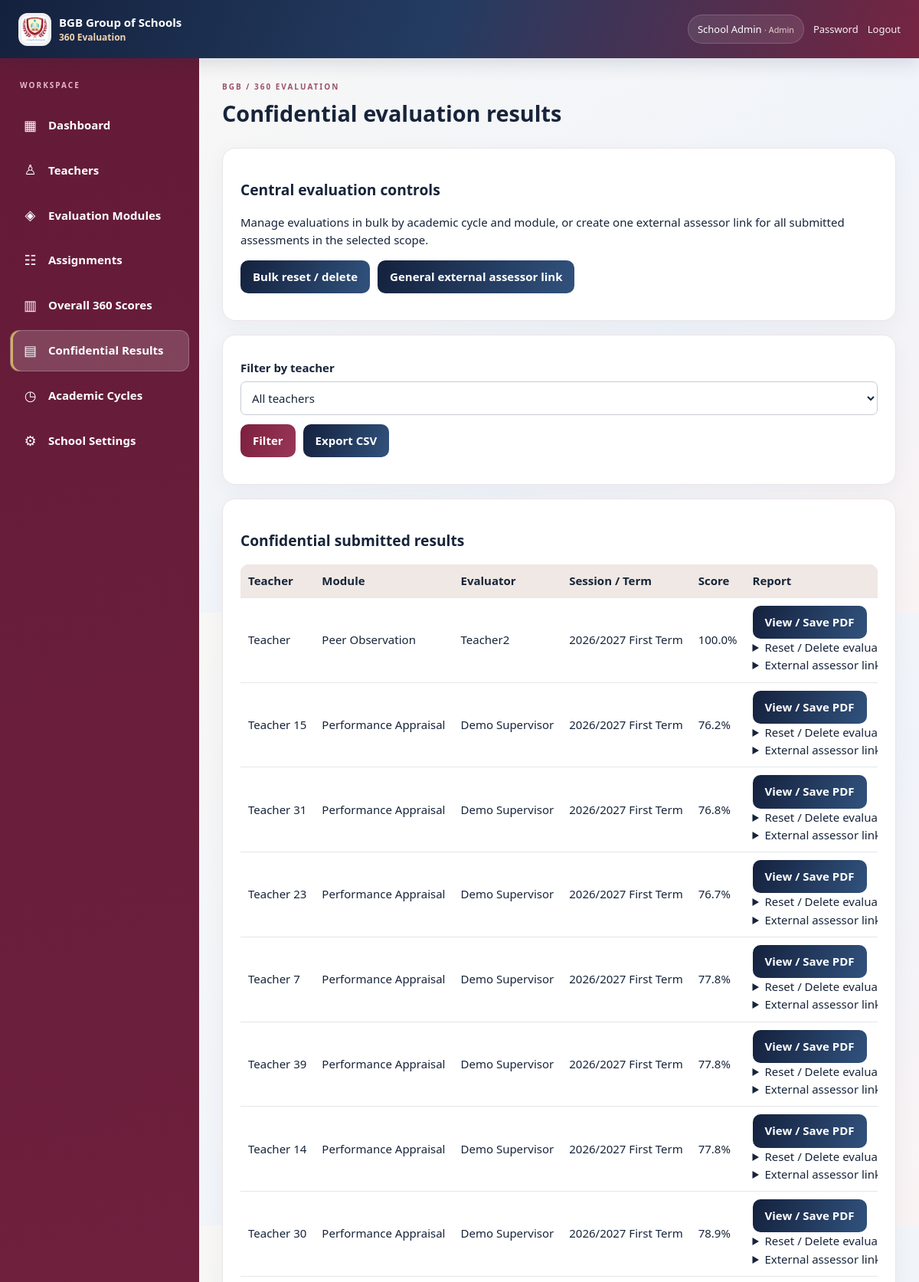
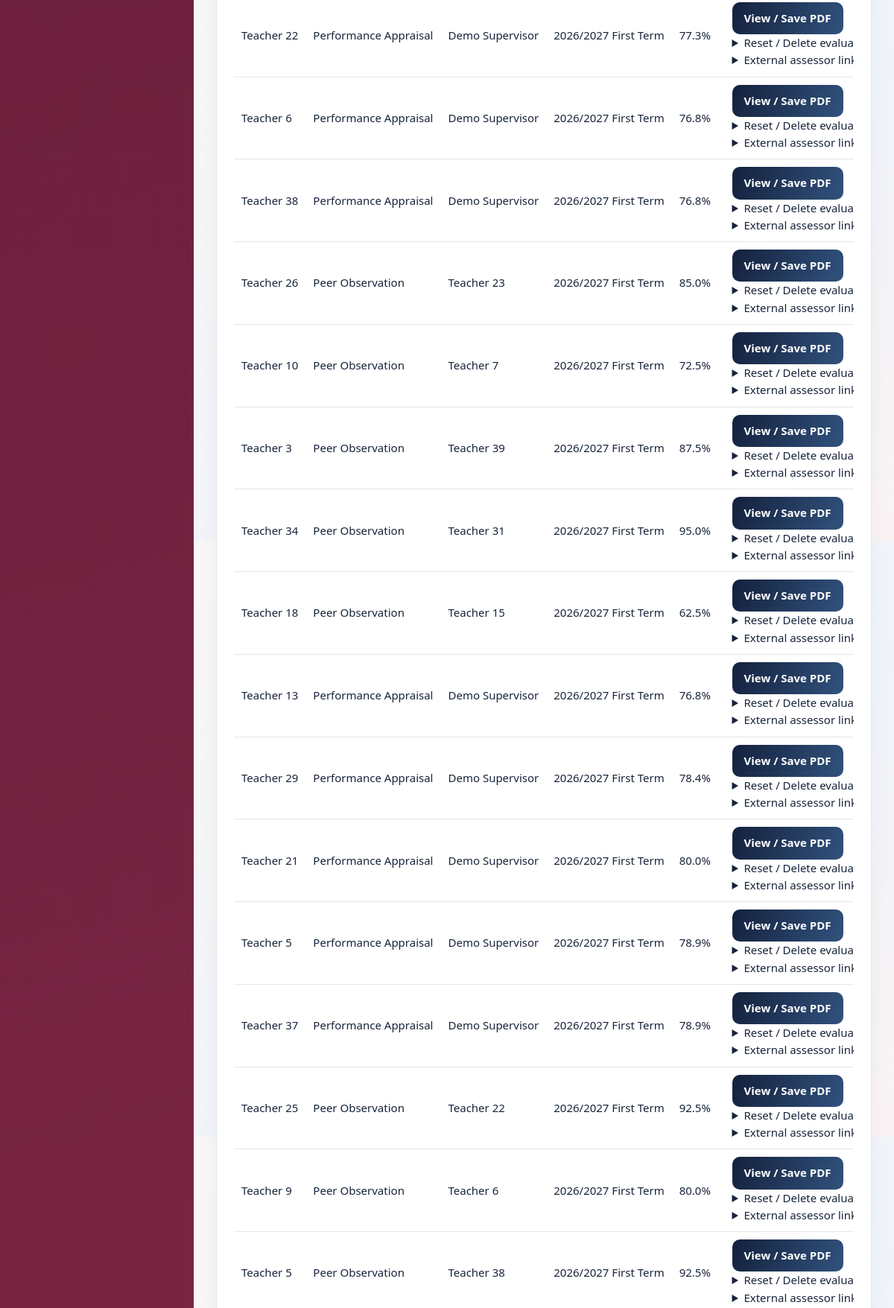
The app's page /management/reports.php (signed in, upper part) with its own data (2 pictures, top to bottom).
### tables this page shows
CREATE TABLE `assignments` (
  `id` int NOT NULL,
  `module_id` int NOT NULL,
  `cycle_id` int NOT NULL,
  `evaluator_id` int NOT NULL,
  `subject_id` int NOT NULL,
  `status` enum('pending','draft','submitted') NOT NULL DEFAULT 'pending',
  `observation_date` date DEFAULT NULL,
  `subject_name` varchar(150) DEFAULT NULL,
  `class_name` varchar(100) DEFAULT NULL,
  `period_name` varchar(80) DEFAULT NULL,
  `created_at` timestamp NULL DEFAULT CURRENT_TIMESTAMP,
  `submitted_at` datetime DEFAULT NULL
);

CREATE TABLE `users` (
  `id` int NOT NULL,
  `name` varchar(180) NOT NULL,
  `phone` varchar(20) NOT NULL,
  `password_hash` varchar(255) NOT NULL,
  `role` enum('admin','management','supervisor','teacher') NOT NULL DEFAULT 'teacher',
  `gender` varchar(30) DEFAULT NULL,
  `section_id` int DEFAULT NULL,
  `classes` varchar(255) DEFAULT NULL,
  `subjects` varchar(255) DEFAULT NULL,
  `staff_id` varchar(60) DEFAULT NULL,
  `is_active` tinyint NOT NULL DEFAULT '1',
  `must_change_password` tinyint NOT NULL DEFAULT '1',
  `created_at` timestamp NULL DEFAULT CURRENT_TIMESTAMP
);

CREATE TABLE `modules` (
  `id` int NOT NULL,
  `name` varchar(150) NOT NULL,
  `slug` varchar(150) NOT NULL,
  `description` text,
  `evaluator_role` enum('teacher','supervisor','management','admin','public') NOT NULL DEFAULT 'teacher',
  `rating_direction` enum('high','low') NOT NULL DEFAULT 'high',
  `is_active` tinyint DEFAULT '0',
  `created_at` timestamp NULL DEFAULT CURRENT_TIMESTAMP
);

CREATE TABLE `academic_sessions` (
  `id` int NOT NULL,
  `name` varchar(30) NOT NULL,
  `is_current` tinyint NOT NULL DEFAULT '0'
);

CREATE TABLE `evaluation_cycles` (
  `id` int NOT NULL,
  `session_id` int NOT NULL,
  `term` varchar(40) NOT NULL,
  `starts_at` date DEFAULT NULL,
  `ends_at` date DEFAULT NULL,
  `is_open` tinyint DEFAULT '1'
);

### management/reports.php (the view, shortened to what this page needs)
<?php require __DIR__.'/../includes/core.php';require_login(['admin','management']);$deleteError='';
$filter=(int)($_GET['teacher']??0);$teachers=all("SELECT id,name FROM users WHERE role='teacher' ORDER BY name");$query="SELECT a.id,a.status,a.submitted_at,m.name module_name,t.name teacher,e.name evaluator,s.name session_name,c.term FROM assignments a JOIN modules m ON m.id=a.module_id JOIN users t ON t.id=a.subject_id JOIN users e ON e.id=a.evaluator_id JOIN evaluation_cycles c ON c.id=a.cycle_id JOIN academic_sessions s ON s.id=c.session_id WHERE a.status='submitted'"; $params=[];if($filter){$query.=' AND t.id=?';$params[]=$filter;}$rows=all($query.' ORDER BY a.submitted_at DESC',$params);if(isset($_GET['csv'])){header('Content-Type: text/csv; charset=utf-8');header('Content-Disposition: attachment; filename="bgb_evaluation_results.csv"');$f=fopen('php://output','w');fputcsv($f,['Teacher','Module','Evaluator','Session','Term','Raw score','Maximum','Raw percentage','Weighted percentage','Submitted']);foreach($rows as $r){$sc=score_assignment($r['id']);fputcsv($f,[$r['teacher'],$r['module_name'],$r['evaluator'],$r['session_name'],$r['term'],$sc['raw'],$sc['max'],round($sc['raw_percent'],2),round($sc['weighted_percent'],2),$r['submitted_at']]);}exit;}$shares=all('SELECT es.id,es.assignment_id,es.expires_at,es.revoked_at,er.assessor_name,er.remarks,er.created_at remark_at FROM evaluation_external_shares es LEFT JOIN evaluation_external_remarks er ON er.share_id=es.id ORDER BY es.id DESC');$sharesByAssignment=[];foreach($shares as $share)$sharesByAssignment[$share['assignment_id']][]=$share;ob_start();if(!empty($_SESSION['new_external_share'])){$newShare=$_SESSION['new_external_share'];unset($_SESSION['new_external_share']);echo '<div class="card"><h3>External assessment link — copy now</h3><p>This private link is displayed once. It expires in 7 days. Anyone possessing it can view the assessment and leave one remark.</p><input readonly onclick="this.select()" value="'.h($newShare['link']).'"><p><a class="btn alt" href="'.h($newShare['link']).'" target="_blank" rel="noopener">Open link</a></p></div>';}if($deleteError)echo '<div class="alert error">'.h($deleteError).'</div>';?><div class="card"><h2>Central evaluation controls</h2><p>Manage evaluations in bulk by academic cycle and module, or create one external assessor link for all submitted assessments in the selected scope.</p><div class="actions"><a class="btn alt" href="<?=url('admin/bulk_evaluations.php')?>">Bulk reset / delete</a><a class="btn alt" href="<?=url('admin/external_access.php')?>">General external assessor link</a></div></div><div class="card"><form method="get"><label>Filter by teacher</label><select name="teacher"><option value="0">All teachers</option><?php foreach($teachers as $t)echo '<option value="'.$t['id'].'" '.($filter==$t['id']?'selected':'').'>'.h($t['name']).'</option>';?></select><div class="actions"><button>Filter</button><a class="btn alt" href="?teacher=<?=$filter?>&csv=1">Export CSV</a></div></form></div><div class="card"><h2>Confidential submitted results</h2><div class="tablewrap"><table><tr><th>Teacher</th><th>Module</th><th>Evaluator</th><th>Session / Term</th><th>Score</th><th>Report</th></tr><?php foreach($rows as $r){$sc=score_assignment($r['id']);echo '<tr><td>'.h($r['teacher']).'</td><td>'.h($r['module_name']).'</td><td>'.h($r['evaluator']).'</td><td>'.h($r['session_name'].' '.$r['term']).'</td><td>'.number_format($sc['weighted_percent'],1).'%</td><td><a class="btn alt" href="'.url('management/report.php?id='.$r['id']).'">View / Save PDF</a>';if(me()['role']==='admin'){
 echo '<details><summary>Reset / Delete evaluation</summary><p><strong>Warning:</strong> Download the PDF first. Reset clears all grades and remarks, and reopens the same assignment; Delete removes the assignment. Both actions remove the previous assessment from live results, revoke external links, and preserve a restricted audit snapshot.</p>';
 echo '</details>';
 echo '<details><summary>External assessor link</summary><p>Create a private, expiring 7-day link for this specific submitted assessment. The assessor can view the report and leave one written remark.</p><form method="post">'.token().'<input type="hidden" name="action" value="create_share"><input type="hidden" name="assignment_id" value="'.(int)$r['id'].'"><button>Create external review link</button></form>';
 echo '</details>';
 }
 echo '</td></tr>';}?></table></div></div><?php layout('Confidential evaluation results',ob_get_clean());

### assets/css/style.css (style rules this page uses)
* { box-sizing:border-box }
body { margin:0;background:#f8f5ef;color:#1b2941;font:15px/1.55 system-ui,Arial,sans-serif }
a { color:#153d66 }
h2 { font-size:1.2rem }
.card { background:#fff;border:1px solid #e4ded4;border-radius:12px;padding:20px;margin:0 0 18px;box-shadow:0 3px 12px #18243a0a }
.btn,button { border:0;background:#70263c;color:white;padding:10px 16px;border-radius:8px;cursor:pointer;text-decoration:none;display:inline-block;font:inherit }
.btn.alt { background:#153d66 }
input,select,textarea { width:100%;border:1px solid #c7cbd1;border-radius:7px;padding:10px;font:inherit;background:#fff;color:#17273c }
label { display:block;font-weight:650;margin:8px 0 5px }
.tablewrap { overflow-x:auto }
table { border-collapse:collapse;width:100%;background:white }
td,th { border-bottom:1px solid #e5e6ea;text-align:left;padding:10px;vertical-align:top }
th { background:#f0e8e4 }
.actions { display:flex;gap:10px;flex-wrap:wrap;margin:12px 0 }
:root { --navy:#14213d;--maroon:#7b203e;--gold:#d6ae60;--cream:#faf8f5;--ink:#17243a }
body { background:linear-gradient(140deg,#faf8f5,#f0f4fa 65%,#faf3f4);color:var(--ink) }
.card { border:1px solid #eae5e8;border-radius:17px;padding:23px;box-shadow:0 8px 28px #2634530d;transition:box-shadow .2s,transform .2s }
.btn,button:not(.menu-toggle) { background:linear-gradient(110deg,#7b203e,#9a3657);border-radius:10px;font-weight:600;transition:transform .18s,box-shadow .18s }
.btn.alt { background:linear-gradient(110deg,#14213d,#31527d) }
html { width:100%;overflow-x:hidden;-webkit-text-size-adjust:100% }
body { min-width:0;width:100%;overflow-x:hidden }
.shell,main,.card,.grid,.formgrid,.actions { min-width:0 }
.card { max-width:100% }
.card h1,.card h2,.card h3 { overflow-wrap:break-word }
.tablewrap { display:block;width:100%;max-width:100%;overflow-x:auto;overflow-y:hidden;-webkit-overflow-scrolling:touch;overscroll-behavior-x:contain;border-radius:10px }
.tablewrap table { width:100%;min-width:650px;border-collapse:collapse;table-layout:auto }
.tablewrap th,.tablewrap td { white-space:nowrap;word-break:normal;overflow-wrap:normal;vertical-align:middle }
.tablewrap td .btn,.tablewrap td button { white-space:nowrap;min-width:max-content }
.actions:not(.quick-actions) { align-items:center }
.actions:not(.quick-actions)>.btn,.actions:not(.quick-actions)>button { max-width:100%;min-height:43px;white-space:normal;word-break:normal;overflow-wrap:normal;text-align:center }
input,select,textarea { min-width:0;max-width:100% }

### records on screen
assignments: users.name "Teacher", module.name "Peer Observation", users.name "Teacher2", academic_sessions.name "2026/2027 First Term", weighted_percent "100.0"
assignments: users.name "Teacher 15", module.name "Performance Appraisal", users.name "Demo Supervisor", academic_sessions.name "2026/2027 First Term", weighted_percent "76.2"
assignments: users.name "Teacher 31", module.name "Performance Appraisal", users.name "Demo Supervisor", academic_sessions.name "2026/2027 First Term", weighted_percent "76.8"
assignments: users.name "Teacher 23", module.name "Performance Appraisal", users.name "Demo Supervisor", academic_sessions.name "2026/2027 First Term", weighted_percent "76.7"
assignments: users.name "Teacher 7", module.name "Performance Appraisal", users.name "Demo Supervisor", academic_sessions.name "2026/2027 First Term", weighted_percent "77.8"
assignments: users.name "Teacher 39", module.name "Performance Appraisal", users.name "Demo Supervisor", academic_sessions.name "2026/2027 First Term", weighted_percent "77.8"
assignments: users.name "Teacher 14", module.name "Performance Appraisal", users.name "Demo Supervisor", academic_sessions.name "2026/2027 First Term", weighted_percent "77.8"
assignments: users.name "Teacher 30", module.name "Performance Appraisal", users.name "Demo Supervisor", academic_sessions.name "2026/2027 First Term", weighted_percent "78.9"
assignments: users.name "Teacher 22", module.name "Performance Appraisal", users.name "Demo Supervisor", academic_sessions.name "2026/2027 First Term", weighted_percent "77.3"
assignments: users.name "Teacher 6", module.name "Performance Appraisal", users.name "Demo Supervisor", academic_sessions.name "2026/2027 First Term", weighted_percent "76.8"
assignments: users.name "Teacher 38", module.name "Performance Appraisal", users.name "Demo Supervisor", academic_sessions.name "2026/2027 First Term", weighted_percent "76.8"
assignments: users.name "Teacher 26", module.name "Peer Observation", users.name "Teacher 23", academic_sessions.name "2026/2027 First Term", weighted_percent "85.0"
assignments: users.name "Teacher 10", module.name "Peer Observation", users.name "Teacher 7", academic_sessions.name "2026/2027 First Term", weighted_percent "72.5"
assignments: users.name "Teacher 3", module.name "Peer Observation", users.name "Teacher 39", academic_sessions.name "2026/2027 First Term", weighted_percent "87.5"
assignments: users.name "Teacher 34", module.name "Peer Observation", users.name "Teacher 31", academic_sessions.name "2026/2027 First Term", weighted_percent "95.0"
assignments: users.name "Teacher 18", module.name "Peer Observation", users.name "Teacher 15", academic_sessions.name "2026/2027 First Term", weighted_percent "62.5"
assignments: users.name "Teacher 13", module.name "Performance Appraisal", users.name "Demo Supervisor", academic_sessions.name "2026/2027 First Term", weighted_percent "76.8"
assignments: users.name "Teacher 29", module.name "Performance Appraisal", users.name "Demo Supervisor", academic_sessions.name "2026/2027 First Term", weighted_percent "78.4"
assignments: users.name "Teacher 21", module.name "Performance Appraisal", users.name "Demo Supervisor", academic_sessions.name "2026/2027 First Term", weighted_percent "80.0"
assignments: users.name "Teacher 5", module.name "Performance Appraisal", users.name "Demo Supervisor", academic_sessions.name "2026/2027 First Term", weighted_percent "78.9"
assignments: users.name "Teacher 37", module.name "Performance Appraisal", users.name "Demo Supervisor", academic_sessions.name "2026/2027 First Term", weighted_percent "78.9"
assignments: users.name "Teacher 25", module.name "Peer Observation", users.name "Teacher 22", academic_sessions.name "2026/2027 First Term", weighted_percent "92.5"
assignments: users.name "Teacher 9", module.name "Peer Observation", users.name "Teacher 6", academic_sessions.name "2026/2027 First Term", weighted_percent "80.0"
assignments: users.name "Teacher 5", module.name "Peer Observation", users.name "Teacher 38", academic_sessions.name "2026/2027 First Term", weighted_percent "92.5"

### other values on screen
$school['school_name'] "BGB Group of Schools"
$u['name'] "School Admin"
$role "Admin"
$item[1] "▦"
$item[0] "Dashboard"
$item[1] "♙"
$item[0] "Teachers"
$item[1] "◈"
$item[0] "Evaluation Modules"
$item[1] "☷"
$item[0] "Assignments"
$item[1] "▥"
$item[0] "Overall 360 Scores"
$item[1] "▤"
$item[0] "Confidential Results"
